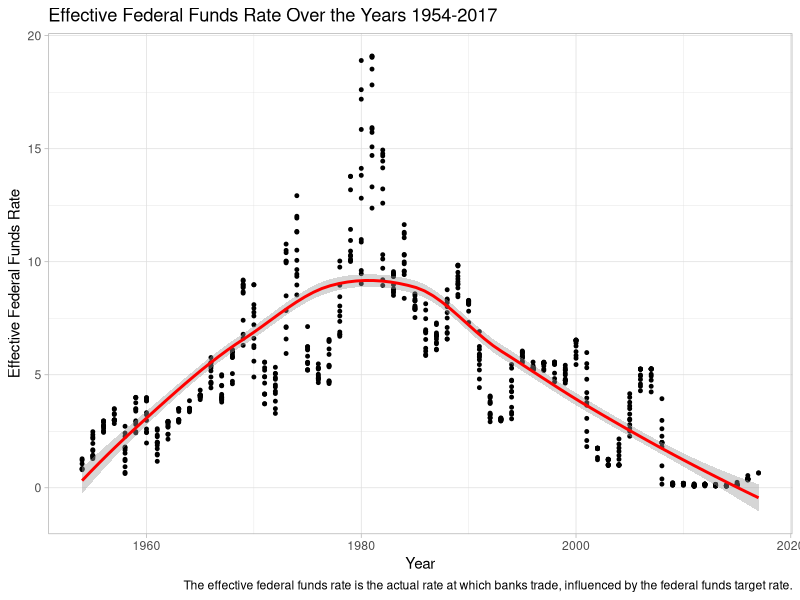
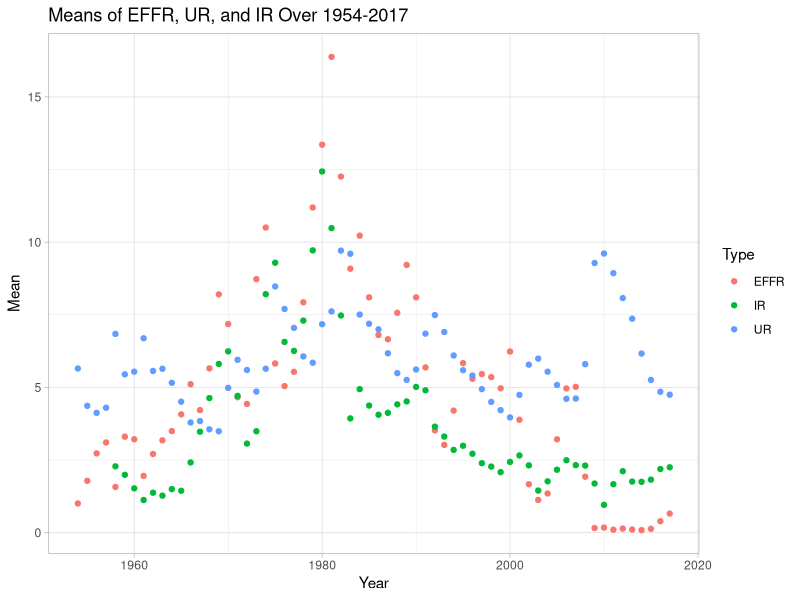
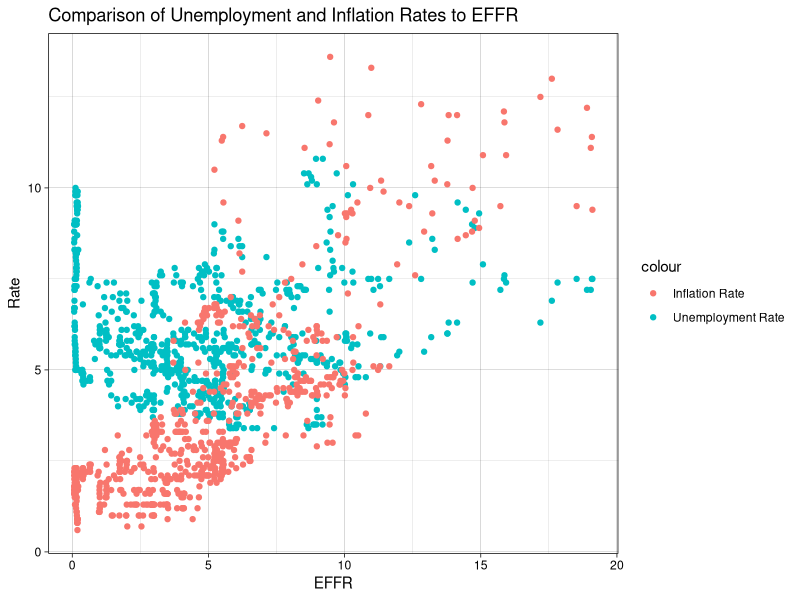

These figures' R source, in order:
## ---- chunk 1
knitr::opts_chunk$set(echo = TRUE)

library(tidyverse)
library(knitr)
library(kableExtra)
## ---- chunk 2
ffr <- read.csv("_data/FedFundsRate.csv")
knitr::kable(head(ffr))
## ---- chunk 3
dim(ffr)
str(ffr)
## ---- chunk 4
ffr %>%  
  select(Year,
         Month,
         Effective.Federal.Funds.Rate,
         Real.GDP..Percent.Change.,
         Unemployment.Rate,
         Inflation.Rate) %>%
  arrange(Year, Month) %>%
knitr::kable() %>%
  kable_styling(html_font = 'arial', htmltable_class = "lightable-minimal") %>%
  kableExtra::scroll_box(ffr, height = "500px", width = "100%")

ffrEFFR <- ffr %>%
  group_by(Year) %>%
  summarise(Year.EFFR.Mean = mean(Effective.Federal.Funds.Rate, na.rm = TRUE))
ffrUR <- ffr %>%
  group_by(Year) %>%
  summarise(Year.UR.Mean = mean(Unemployment.Rate, na.rm = TRUE))
ffrIR <- ffr %>%
  group_by(Year) %>%
  summarise(Year.IR.Mean = mean(Inflation.Rate, na.rm = TRUE))

ffr_list <- list(ffrEFFR,ffrUR, ffrIR)
ffrmean = Reduce(function(x,y) merge(x,y, all=T), ffr_list)

ffrmean %>%
  knitr::kable(caption = NULL) %>%
  kable_styling(html_font = 'arial', htmltable_class = "lightable-minimal") %>%
  kableExtra::scroll_box(ffrmean, height = "200px", width = "100%")
## ---- chunk 5

ffr %>%
  ggplot(aes(Year, Effective.Federal.Funds.Rate)) + 
  geom_point(size = 1) + 
  labs(title = "Effective Federal Funds Rate Over the Years 1954-2017", 
       x = "Year", 
       y = "Effective Federal Funds Rate", 
       caption = "The effective federal funds rate is the actual rate at which banks trade, influenced by the federal funds target rate.") +
  geom_smooth(color = "red") +
  theme_light()

ffrmeanpivot <- ffrmean %>%
  rename(EFFR = Year.EFFR.Mean,
        UR = Year.UR.Mean,
        IR = Year.IR.Mean) %>%
 pivot_longer(-Year,
              names_to = "Type",
              values_to = "Mean")
 
 ffrmeanpivot %>%
   ggplot(aes(x = Year, y = Mean, colour = Type)) +
   geom_point() +
   labs(title = "Means of EFFR, UR, and IR Over 1954-2017", 
        x = "Year", 
        y = "Mean") +
   theme_light()

ffr %>%
  ggplot(aes(x = Effective.Federal.Funds.Rate)) +
  geom_point(aes(y =Unemployment.Rate, color = 'Unemployment Rate')) +
  geom_point(aes(y= Inflation.Rate, color = 'Inflation Rate')) +
  labs(title = "Comparison of Unemployment and Inflation Rates to EFFR", x = "EFFR", y = "Rate") +
  theme_linedraw()
